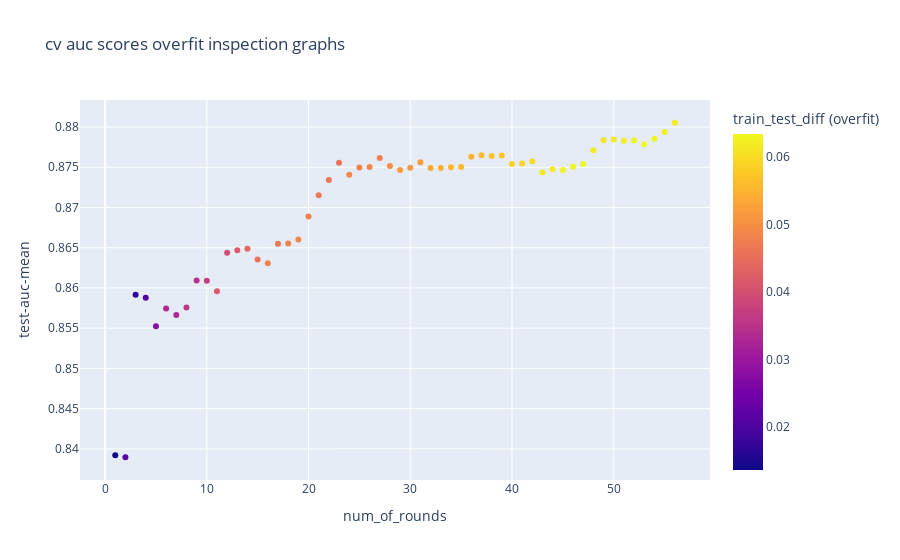
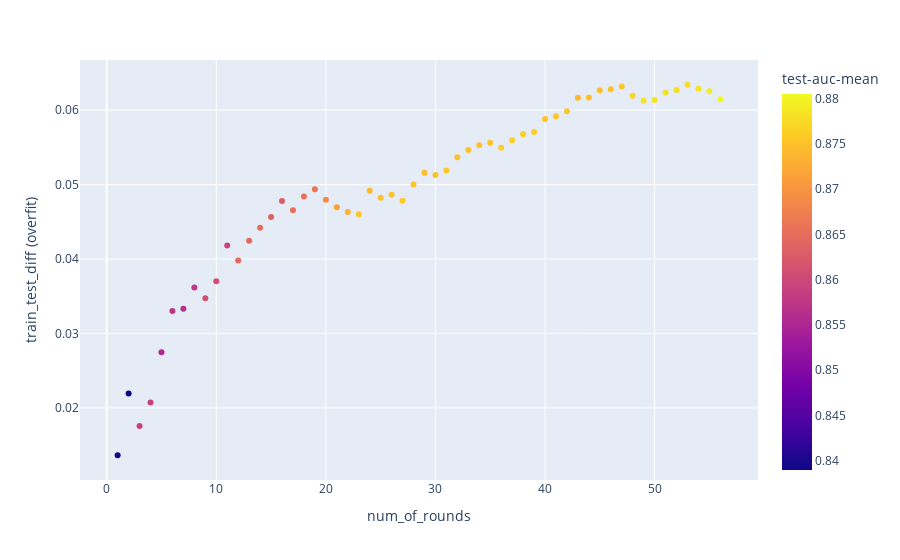

Notebook cell for these charts, in order:
### Code cell
cv_xgb_auc = plot_cv_results(xgb_model, X_train, X_test, y_train, y_test, metrics='auc')

### Figure 1 — Plotly figure (JSON) as saved in the notebook; plotly's stock layout.template omitted (floating-point values rounded to 4 significant figures)
{"data": [{"hovertemplate": "num_of_rounds=%{x}<br>test-auc-mean=%{y}<br>train_test_diff (overfit)=%{marker.color}<extra></extra>", "legendgroup": "", "marker": {"color": [0.01364, 0.02192, 0.01757, 0.02074, 0.02749, 0.03301, 0.03331, 0.03618, 0.03474, 0.03701, 0.04181, 0.0398, 0.04247, 0.0442, 0.04565, 0.04778, 0.04655, 0.04838, 0.04936, 0.04797, 0.04697, 0.04632, 0.04601, 0.04918, 0.04822, 0.04864, 0.04784, 0.05002, 0.0516, 0.05128, 0.05189, 0.05367, 0.05466, 0.05529, 0.05563, 0.05495, 0.05597, 0.05676, 0.05707, 0.0588, 0.05917, 0.05984, 0.06166, 0.06171, 0.06268, 0.0628, 0.06319, 0.06192, 0.06127, 0.06135, 0.06237, 0.06269, 0.06341, 0.06287, 0.06254, 0.06148], "coloraxis": "coloraxis", "symbol": "circle"}, "mode": "markers", "name": "", "showlegend": false, "type": "scatter", "x": [1, 2, 3, 4, 5, 6, 7, 8, 9, 10, 11, 12, 13, 14, 15, 16, 17, 18, 19, 20, 21, 22, 23, 24, 25, 26, 27, 28, 29, 30, 31, 32, 33, 34, 35, 36, 37, 38, 39, 40, 41, 42, 43, 44, 45, 46, 47, 48, 49, 50, 51, 52, 53, 54, 55, 56], "xaxis": "x", "y": [0.8392, 0.839, 0.8592, 0.8588, 0.8552, 0.8574, 0.8566, 0.8576, 0.8609, 0.8609, 0.8596, 0.8644, 0.8647, 0.8649, 0.8635, 0.8631, 0.8655, 0.8655, 0.866, 0.8689, 0.8715, 0.8734, 0.8756, 0.8741, 0.875, 0.875, 0.8761, 0.8752, 0.8747, 0.875, 0.8756, 0.8749, 0.8749, 0.875, 0.875, 0.8763, 0.8765, 0.8764, 0.8764, 0.8754, 0.8755, 0.8758, 0.8743, 0.8747, 0.8747, 0.8751, 0.8754, 0.8771, 0.8784, 0.8785, 0.8783, 0.8783, 0.8779, 0.8786, 0.8794, 0.8805], "yaxis": "y"}], "layout": {"autosize": true, "coloraxis": {"colorbar": {"title": {"text": "train_test_diff (overfit)"}}, "colorscale": [[0, "#0d0887"], [0.1111, "#46039f"], [0.2222, "#7201a8"], [0.3333, "#9c179e"], [0.4444, "#bd3786"], [0.5556, "#d8576b"], [0.6667, "#ed7953"], [0.7778, "#fb9f3a"], [0.8889, "#fdca26"], [1, "#f0f921"]]}, "legend": {"tracegroupgap": 0}, "title": {"text": "cv auc scores overfit inspection graphs"}, "xaxis": {"anchor": "y", "autorange": true, "domain": [0, 1], "range": [-2.293, 59.29], "title": {"text": "num_of_rounds"}, "type": "linear"}, "yaxis": {"anchor": "x", "autorange": true, "domain": [0, 1], "range": [0.8359, 0.8836], "title": {"text": "test-auc-mean"}, "type": "linear"}}}

### Figure 2 — Plotly figure (JSON) as saved in the notebook; plotly's stock layout.template omitted (floating-point values rounded to 4 significant figures)
{"data": [{"hovertemplate": "num_of_rounds=%{x}<br>train_test_diff (overfit)=%{y}<br>test-auc-mean=%{marker.color}<extra></extra>", "legendgroup": "", "marker": {"color": [0.8392, 0.839, 0.8592, 0.8588, 0.8552, 0.8574, 0.8566, 0.8576, 0.8609, 0.8609, 0.8596, 0.8644, 0.8647, 0.8649, 0.8635, 0.8631, 0.8655, 0.8655, 0.866, 0.8689, 0.8715, 0.8734, 0.8756, 0.8741, 0.875, 0.875, 0.8761, 0.8752, 0.8747, 0.875, 0.8756, 0.8749, 0.8749, 0.875, 0.875, 0.8763, 0.8765, 0.8764, 0.8764, 0.8754, 0.8755, 0.8758, 0.8743, 0.8747, 0.8747, 0.8751, 0.8754, 0.8771, 0.8784, 0.8785, 0.8783, 0.8783, 0.8779, 0.8786, 0.8794, 0.8805], "coloraxis": "coloraxis", "symbol": "circle"}, "mode": "markers", "name": "", "showlegend": false, "type": "scatter", "x": [1, 2, 3, 4, 5, 6, 7, 8, 9, 10, 11, 12, 13, 14, 15, 16, 17, 18, 19, 20, 21, 22, 23, 24, 25, 26, 27, 28, 29, 30, 31, 32, 33, 34, 35, 36, 37, 38, 39, 40, 41, 42, 43, 44, 45, 46, 47, 48, 49, 50, 51, 52, 53, 54, 55, 56], "xaxis": "x", "y": [0.01364, 0.02192, 0.01757, 0.02074, 0.02749, 0.03301, 0.03331, 0.03618, 0.03474, 0.03701, 0.04181, 0.0398, 0.04247, 0.0442, 0.04565, 0.04778, 0.04655, 0.04838, 0.04936, 0.04797, 0.04697, 0.04632, 0.04601, 0.04918, 0.04822, 0.04864, 0.04784, 0.05002, 0.0516, 0.05128, 0.05189, 0.05367, 0.05466, 0.05529, 0.05563, 0.05495, 0.05597, 0.05676, 0.05707, 0.0588, 0.05917, 0.05984, 0.06166, 0.06171, 0.06268, 0.0628, 0.06319, 0.06192, 0.06127, 0.06135, 0.06237, 0.06269, 0.06341, 0.06287, 0.06254, 0.06148], "yaxis": "y"}], "layout": {"autosize": true, "coloraxis": {"colorbar": {"title": {"text": "test-auc-mean"}}, "colorscale": [[0, "#0d0887"], [0.1111, "#46039f"], [0.2222, "#7201a8"], [0.3333, "#9c179e"], [0.4444, "#bd3786"], [0.5556, "#d8576b"], [0.6667, "#ed7953"], [0.7778, "#fb9f3a"], [0.8889, "#fdca26"], [1, "#f0f921"]]}, "legend": {"tracegroupgap": 0}, "margin": {"t": 60}, "xaxis": {"anchor": "y", "autorange": true, "domain": [0, 1], "range": [-2.285, 59.28], "title": {"text": "num_of_rounds"}, "type": "linear"}, "yaxis": {"anchor": "x", "autorange": true, "domain": [0, 1], "range": [0.01011, 0.06694], "title": {"text": "train_test_diff (overfit)"}, "type": "linear"}}}
